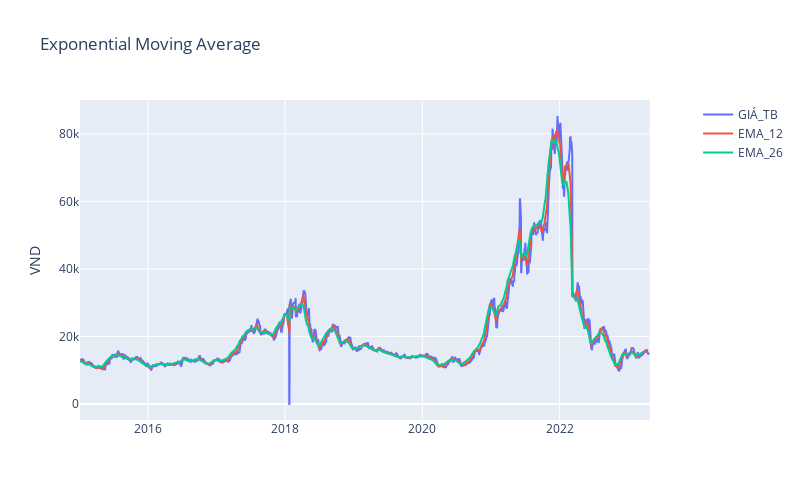
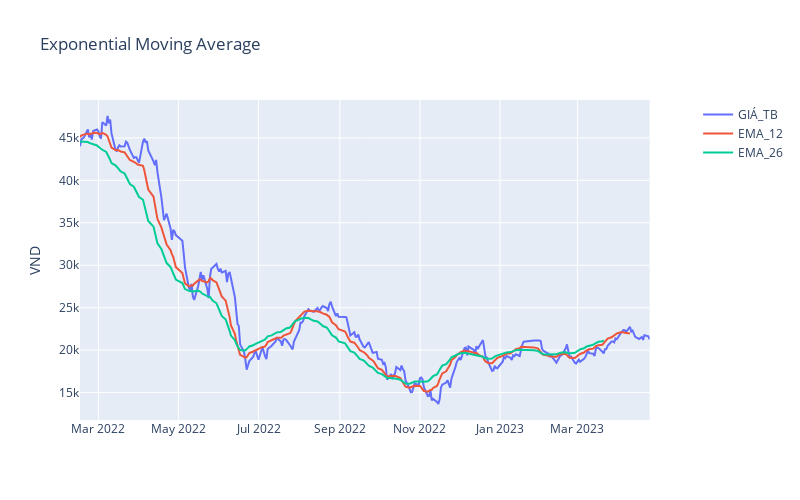

Notebook source saved alongside these figures, in order:
### Code cell
#VND
fig=make_subplots(specs=[[{"secondary_y":True}]])
#fig = go.Figure(go.Candlestick(x=ds_df['Date'],open=ds_df['Open'],high=ds_df['High'],low=ds_df['Low'],close=ds_df['Close']))
fig.add_trace(go.Scatter(x=df_vnd['NGÀY'], y=df_vnd['GIÁ_TB'],mode='lines',name='GIÁ_TB'))
fig.add_trace(go.Scatter(x=df_vnd['NGÀY'], y=df_vnd['rolling_ema_12'], mode='lines', name='EMA_12'))
fig.add_trace(go.Scatter(x=df_vnd['NGÀY'], y=df_vnd['rolling_ema_26'], mode='lines', name='EMA_26'))
fig.update_layout(title='Exponential Moving Average', yaxis_title='VND',width=800,height=500,)
fig.update_yaxes()
fig.show()

#SSI
fig=make_subplots(specs=[[{"secondary_y":True}]])
#fig = go.Figure(go.Candlestick(x=ds_df['Date'],open=ds_df['Open'],high=ds_df['High'],low=ds_df['Low'],close=ds_df['Close']))
fig.add_trace(go.Scatter(x=df_ssi['NGÀY'], y=df_ssi['GIÁ_TB'],mode='lines',name='GIÁ_TB'))
fig.add_trace(go.Scatter(x=df_ssi['NGÀY'], y=df_ssi['rolling_ema_12'], mode='lines', name='EMA_12'))
fig.add_trace(go.Scatter(x=df_ssi['NGÀY'], y=df_ssi['rolling_ema_26'], mode='lines', name='EMA_26'))
fig.update_layout(title='Exponential Moving Average', yaxis_title='VND',width=800,height=500,)
fig.update_yaxes()
fig.show()

### Figure 1 — Plotly figure (JSON) as saved in the notebook; plotly's stock layout.template omitted (floating-point values rounded to 4 significant figures; data arrays with more than 128 entries replaced by an {"elided": "..."} marker saying what was removed)
{"data": [{"mode": "lines", "name": "GIÁ_TB", "type": "scatter", "x": {"elided": "2066 str values"}, "y": {"elided": "2066 float values"}}, {"mode": "lines", "name": "EMA_12", "type": "scatter", "x": {"elided": "2066 str values"}, "y": {"elided": "2066 float values"}}, {"mode": "lines", "name": "EMA_26", "type": "scatter", "x": {"elided": "2066 str values"}, "y": {"elided": "2066 float values"}}], "layout": {"height": 500, "title": {"text": "Exponential Moving Average"}, "width": 800, "xaxis": {"anchor": "y", "domain": [0, 0.94]}, "yaxis": {"anchor": "x", "domain": [0, 1], "title": {"text": "VND"}}, "yaxis2": {"anchor": "x", "overlaying": "y", "side": "right"}}}

### Figure 2 — Plotly figure (JSON) as saved in the notebook; plotly's stock layout.template omitted (floating-point values rounded to 4 significant figures; data arrays with more than 128 entries replaced by an {"elided": "..."} marker saying what was removed)
{"data": [{"mode": "lines", "name": "GIÁ_TB", "type": "scatter", "x": {"elided": "300 str values"}, "y": {"elided": "300 float values"}}, {"mode": "lines", "name": "EMA_12", "type": "scatter", "x": {"elided": "300 str values"}, "y": {"elided": "300 float values"}}, {"mode": "lines", "name": "EMA_26", "type": "scatter", "x": {"elided": "300 str values"}, "y": {"elided": "300 float values"}}], "layout": {"height": 500, "title": {"text": "Exponential Moving Average"}, "width": 800, "xaxis": {"anchor": "y", "domain": [0, 0.94]}, "yaxis": {"anchor": "x", "domain": [0, 1], "title": {"text": "VND"}}, "yaxis2": {"anchor": "x", "overlaying": "y", "side": "right"}}}
